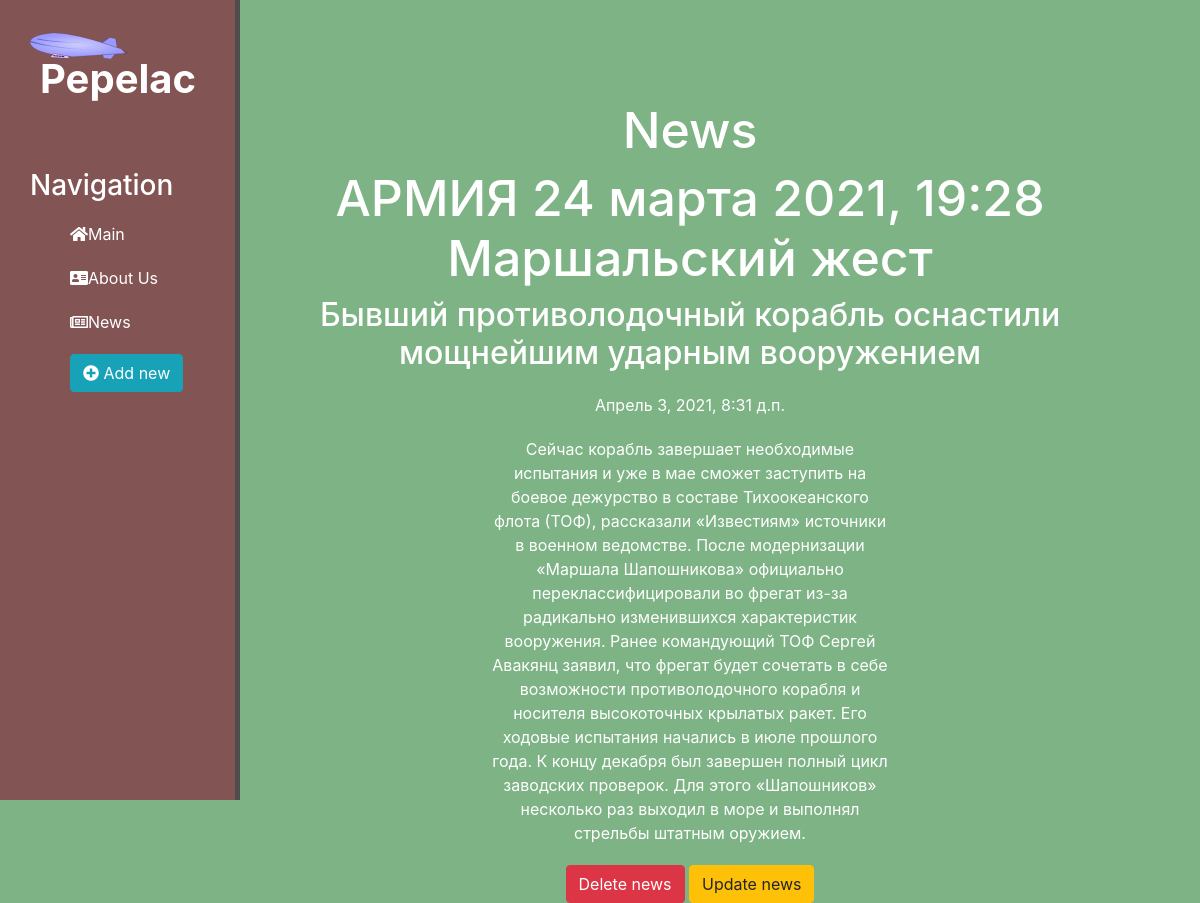
The page /news/2 on the database its author committed.
### news/models.py (models this page shows, shortened)
class Articles(models.Model):
    title = models.CharField('Name', max_length=50)
    anons = models.CharField('Anons', max_length=250)
    text = models.TextField('Text')
    date = models.DateTimeField('Date')
    class Meta:
        verbose_name = 'New'
        verbose_name_plural = "News"

### news/views.py (the view)
# urls.py: path('<int:pk>', views.NewDetailView.as_view(), name='news-detail'),
class NewDetailView(DetailView):
    model = Articles
    template_name = 'news/detail.html'
    context_object_name = 'article'

### news/templates/news/detail.html (shortened to what this page needs)
{% extends 'main/layout.html' %}
{% block content %}
<div class="features">
  <h1>News</h1>
      <h1>{{article.title}}</h1>
      <h2>{{article.anons}}</h2>
      <p>{{article.date}}</p>
      <p>{{article.text}}</p>
      <a href="{% url 'news-delete' article.id %}" class="btn btn-danger">Delete news</a>
      <a href="{% url 'news-update' article.id %}" class="btn btn-warning">Update news</a>
</div>
{% endblock %}

### main/static/main/css/main.css (style rules this page uses)
body { background: #7eb385; }
main .features { float: left; color: #fff; margin-top: 100px; text-align: center; width: 75%; }
main .features h1 { font-size: 50px; }
main .features p { max-width: 400px; margin: 20px auto; }

### rows shown on the page
Articles: title "АРМИЯ 24 марта 2021, 19:28 Маршальский жест", anons "Бывший противолодочный корабль оснастили мощнейшим ударным вооружением", date "Апрель 3, 2021, 8:31 д.п.", text "Сейчас корабль завершает необходимые испытания и уже в мае сможет заступить на боевое дежурство в составе Тихоокеанского флота (ТОФ), рассказали «Известиям» источники в военном ведомстве. После модернизации «Маршала Шапошникова» официально переклассифицировали во фрегат из-за радикально изменившихся характеристик вооружения. Ранее командующий ТОФ Сергей Авакянц заявил, что фрегат будет сочетать в себе возможности противолодочного корабля и носителя высокоточных крылатых ракет. Его ходовые испытания начались в июле прошлого года. К концу декабря был завершен полный цикл заводских проверок. Для этого «Шапошников» несколько раз выходил в море и выполнял стрельбы штатным оружием."
